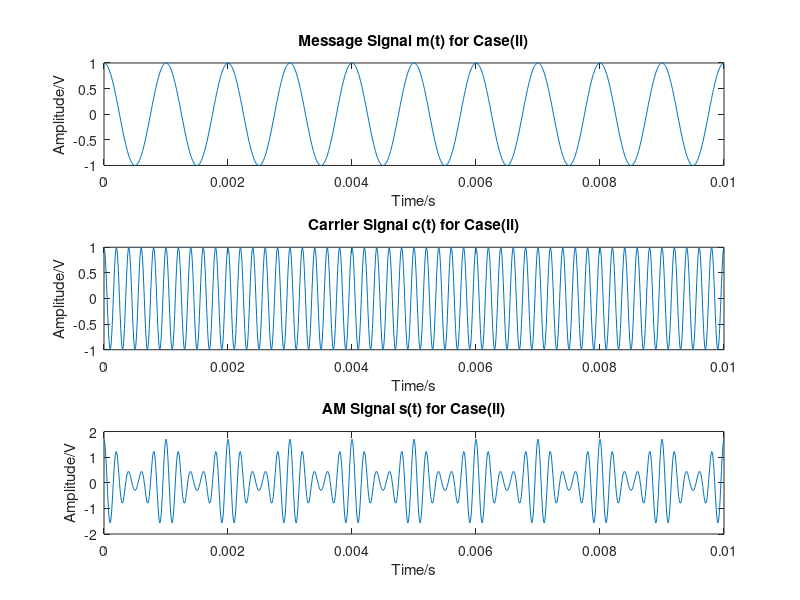
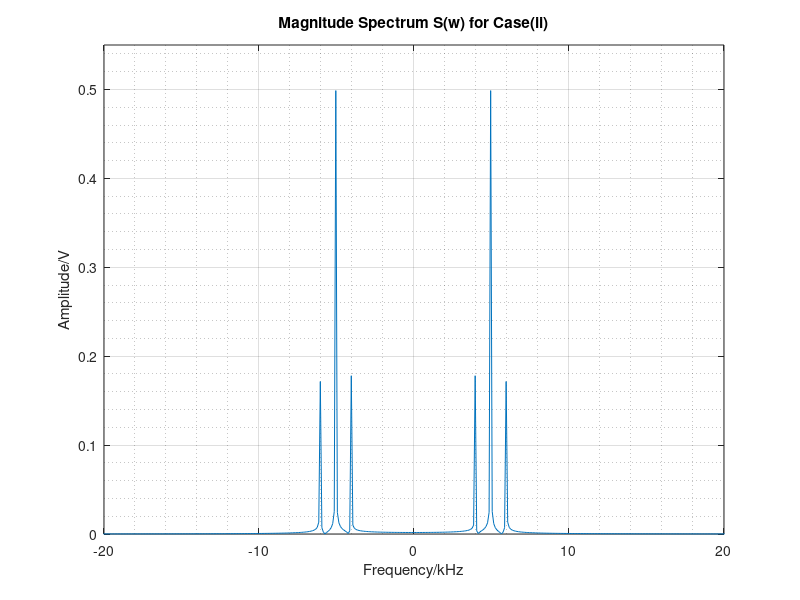

These charts were generated, in order, by the following MATLAB code:
fs = 100e3;         %Sampling Frequency
t = 0:1/fs:0.01;
L = length(t);

Ac = 1;

Ka = 0.7;
fm = 1000;
fc = 5000;
m = cos(2*pi*fm*t);    %Message Signal
c = Ac*cos(2*pi*fc*t); %Carrier Signal
s = (1 + Ka*m).*c;     %AM Signal

figure(1);
subplot(3,1,1);
plot(t,m);
ylim([-1,1])
xlim([0,0.01]);
xlabel('Time/s');
ylabel('Amplitude/V');
title('Message Signal m(t) for Case(ii)')

subplot(3,1,2);
plot(t,c);
ylim([-1,1])
xlim([0,0.01]);
xlabel('Time/s');
ylabel('Amplitude/V');
title('Carrier Signal c(t) for Case(ii)')

subplot(3,1,3);
plot(t,s);
ylim([-2,2])
xlim([0,0.01]);
xlabel('Time/s');
ylabel('Amplitude/V');
title('AM Signal s(t) for Case(ii)')


%Magnitude Spectrum of AM Signal,s(t)

df = fs/L;
min_f = -fs/2;
max_f = fs/2-df;
f = min_f:df:max_f;

Sw = abs(fftshift(fft(s)));

figure(4)
plot(f/1000,Sw/L)
ylim([0,0.55]);

xlim([-20,20]);
title('Magnitude Spectrum S(w) for Case(ii)')
xlabel('Frequency/kHz')
ylabel('Amplitude/V')
grid on
grid minor

